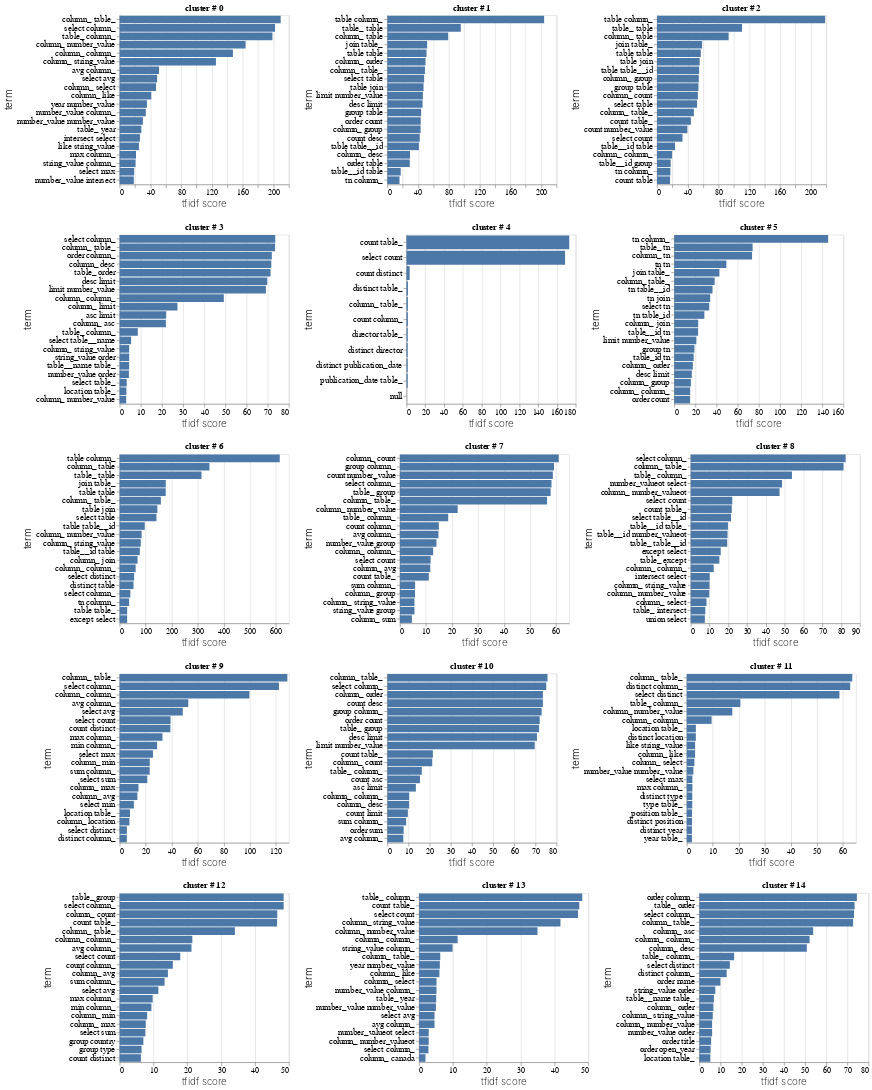

This figure's notebook cell:
### Code cell
charts = []
for i in range(len(np.unique(clustering_labels))):
    data = df_ngram_vis [df_ngram_vis.cluster_id == i]
    chart = alt.Chart(data).mark_bar().encode(
        x=alt.X('rank:Q', title='tfidf score', axis=alt.Axis(titleFontSize=15, titleFontWeight=200, labelFont='Avenir', labelFontSize=12)),
        y=alt.Y('term:N', sort='-x', axis=alt.Axis(titleFontSize=15, labelFontSize=13,titleFontWeight=300, titleFont='Avenir'))
    ).properties(title='cluster # '+ str(i), width=256, height=256)
    charts.append(chart)

len(charts)
alt.hconcat(*charts[0:3]) & alt.hconcat(*charts[3:6]) & alt.hconcat(*charts[6:9])  & alt.hconcat(*charts[9:12]) & alt.hconcat(*charts[12:15])

### Figure 1 — Vega-Lite specification as saved in the notebook (floating-point values rounded to 4 significant figures)
{"config": {"view": {"continuousWidth": 300, "continuousHeight": 300}}, "vconcat": [{"hconcat": [{"data": {"name": "data-98e5c525bb321a2a7c461840127f1659"}, "mark": {"type": "bar"}, "encoding": {"x": {"axis": {"labelFont": "Avenir", "labelFontSize": 12, "titleFontSize": 15, "titleFontWeight": 200}, "field": "rank", "title": "tfidf score", "type": "quantitative"}, "y": {"axis": {"labelFontSize": 13, "titleFont": "Avenir", "titleFontSize": 15, "titleFontWeight": 300}, "field": "term", "sort": "-x", "type": "nominal"}}, "height": 256, "title": "cluster # 0", "width": 256}, {"data": {"name": "data-63fb0deb631f9ab5d93c58b5b4565ce6"}, "mark": {"type": "bar"}, "encoding": {"x": {"axis": {"labelFont": "Avenir", "labelFontSize": 12, "titleFontSize": 15, "titleFontWeight": 200}, "field": "rank", "title": "tfidf score", "type": "quantitative"}, "y": {"axis": {"labelFontSize": 13, "titleFont": "Avenir", "titleFontSize": 15, "titleFontWeight": 300}, "field": "term", "sort": "-x", "type": "nominal"}}, "height": 256, "title": "cluster # 1", "width": 256}, {"data": {"name": "data-996949e95befb25325095c8b55242be6"}, "mark": {"type": "bar"}, "encoding": {"x": {"axis": {"labelFont": "Avenir", "labelFontSize": 12, "titleFontSize": 15, "titleFontWeight": 200}, "field": "rank", "title": "tfidf score", "type": "quantitative"}, "y": {"axis": {"labelFontSize": 13, "titleFont": "Avenir", "titleFontSize": 15, "titleFontWeight": 300}, "field": "term", "sort": "-x", "type": "nominal"}}, "height": 256, "title": "cluster # 2", "width": 256}]}, {"hconcat": [{"data": {"name": "data-a0bb56c9d6619096f53d9b161d63fca6"}, "mark": {"type": "bar"}, "encoding": {"x": {"axis": {"labelFont": "Avenir", "labelFontSize": 12, "titleFontSize": 15, "titleFontWeight": 200}, "field": "rank", "title": "tfidf score", "type": "quantitative"}, "y": {"axis": {"labelFontSize": 13, "titleFont": "Avenir", "titleFontSize": 15, "titleFontWeight": 300}, "field": "term", "sort": "-x", "type": "nominal"}}, "height": 256, "title": "cluster # 3", "width": 256}, {"data": {"name": "data-28801a813bd207a4d6228190abc11caf"}, "mark": {"type": "bar"}, "encoding": {"x": {"axis": {"labelFont": "Avenir", "labelFontSize": 12, "titleFontSize": 15, "titleFontWeight": 200}, "field": "rank", "title": "tfidf score", "type": "quantitative"}, "y": {"axis": {"labelFontSize": 13, "titleFont": "Avenir", "titleFontSize": 15, "titleFontWeight": 300}, "field": "term", "sort": "-x", "type": "nominal"}}, "height": 256, "title": "cluster # 4", "width": 256}, {"data": {"name": "data-382012702fe6816c5f5e7ff95b3ca17a"}, "mark": {"type": "bar"}, "encoding": {"x": {"axis": {"labelFont": "Avenir", "labelFontSize": 12, "titleFontSize": 15, "titleFontWeight": 200}, "field": "rank", "title": "tfidf score", "type": "quantitative"}, "y": {"axis": {"labelFontSize": 13, "titleFont": "Avenir", "titleFontSize": 15, "titleFontWeight": 300}, "field": "term", "sort": "-x", "type": "nominal"}}, "height": 256, "title": "cluster # 5", "width": 256}]}, {"hconcat": [{"data": {"name": "data-e793d0d15db05fad97f9d055e946db92"}, "mark": {"type": "bar"}, "encoding": {"x": {"axis": {"labelFont": "Avenir", "labelFontSize": 12, "titleFontSize": 15, "titleFontWeight": 200}, "field": "rank", "title": "tfidf score", "type": "quantitative"}, "y": {"axis": {"labelFontSize": 13, "titleFont": "Avenir", "titleFontSize": 15, "titleFontWeight": 300}, "field": "term", "sort": "-x", "type": "nominal"}}, "height": 256, "title": "cluster # 6", "width": 256}, {"data": {"name": "data-c70d6a2792fa8a149d69195ce226e61d"}, "mark": {"type": "bar"}, "encoding": {"x": {"axis": {"labelFont": "Avenir", "labelFontSize": 12, "titleFontSize": 15, "titleFontWeight": 200}, "field": "rank", "title": "tfidf score", "type": "quantitative"}, "y": {"axis": {"labelFontSize": 13, "titleFont": "Avenir", "titleFontSize": 15, "titleFontWeight": 300}, "field": "term", "sort": "-x", "type": "nominal"}}, "height": 256, "title": "cluster # 7", "width": 256}, {"data": {"name": "data-71b8ce5c77bad8e6e888c6923b1decf8"}, "mark": {"type": "bar"}, "encoding": {"x": {"axis": {"labelFont": "Avenir", "labelFontSize": 12, "titleFontSize": 15, "titleFontWeight": 200}, "field": "rank", "title": "tfidf score", "type": "quantitative"}, "y": {"axis": {"labelFontSize": 13, "titleFont": "Avenir", "titleFontSize": 15, "titleFontWeight": 300}, "field": "term", "sort": "-x", "type": "nominal"}}, "height": 256, "title": "cluster # 8", "width": 256}]}, {"hconcat": [{"data": {"name": "data-0f2d8933a6a99c5481dbe9cad24f904d"}, "mark": {"type": "bar"}, "encoding": {"x": {"axis": {"labelFont": "Avenir", "labelFontSize": 12, "titleFontSize": 15, "titleFontWeight": 200}, "field": "rank", "title": "tfidf score", "type": "quantitative"}, "y": {"axis": {"labelFontSize": 13, "titleFont": "Avenir", "titleFontSize": 15, "titleFontWeight": 300}, "field": "term", "sort": "-x", "type": "nominal"}}, "height": 256, "title": "cluster # 9", "width": 256}, {"data": {"name": "data-02489e18172046edf2807598c526f2f6"}, "mark": {"type": "bar"}, "encoding": {"x": {"axis": {"labelFont": "Avenir", "labelFontSize": 12, "titleFontSize": 15, "titleFontWeight": 200}, "field": "rank", "title": "tfidf score", "type": "quantitative"}, "y": {"axis": {"labelFontSize": 13, "titleFont": "Avenir", "titleFontSize": 15, "titleFontWeight": 300}, "field": "term", "sort": "-x", "type": "nominal"}}, "height": 256, "title": "cluster # 10", "width": 256}, {"data": {"name": "data-f762fd57a09f087c2fda35876cc2e2cc"}, "mark": {"type": "bar"}, "encoding": {"x": {"axis": {"labelFont": "Avenir", "labelFontSize": 12, "titleFontSize": 15, "titleFontWeight": 200}, "field": "rank", "title": "tfidf score", "type": "quantitative"}, "y": {"axis": {"labelFontSize": 13, "titleFont": "Avenir", "titleFontSize": 15, "titleFontWeight": 300}, "field": "term", "sort": "-x", "type": "nominal"}}, "height": 256, "title": "cluster # 11", "width": 256}]}, {"hconcat": [{"data": {"name": "data-0640617a0e66b404fb1b829f68e18e02"}, "mark": {"type": "bar"}, "encoding": {"x": {"axis": {"labelFont": "Avenir", "labelFontSize": 12, "titleFontSize": 15, "titleFontWeight": 200}, "field": "rank", "title": "tfidf score", "type": "quantitative"}, "y": {"axis": {"labelFontSize": 13, "titleFont": "Avenir", "titleFontSize": 15, "titleFontWeight": 300}, "field": "term", "sort": "-x", "type": "nominal"}}, "height": 256, "title": "cluster # 12", "width": 256}, {"data": {"name": "data-fccd509fd4a5a7c185aaf51afd0a61c5"}, "mark": {"type": "bar"}, "encoding": {"x": {"axis": {"labelFont": "Avenir", "labelFontSize": 12, "titleFontSize": 15, "titleFontWeight": 200}, "field": "rank", "title": "tfidf score", "type": "quantitative"}, "y": {"axis": {"labelFontSize": 13, "titleFont": "Avenir", "titleFontSize": 15, "titleFontWeight": 300}, "field": "term", "sort": "-x", "type": "nominal"}}, "height": 256, "title": "cluster # 13", "width": 256}, {"data": {"name": "data-f57917b3cad93f1483e9f1f22b981fc2"}, "mark": {"type": "bar"}, "encoding": {"x": {"axis": {"labelFont": "Avenir", "labelFontSize": 12, "titleFontSize": 15, "titleFontWeight": 200}, "field": "rank", "title": "tfidf score", "type": "quantitative"}, "y": {"axis": {"labelFontSize": 13, "titleFont": "Avenir", "titleFontSize": 15, "titleFontWeight": 300}, "field": "term", "sort": "-x", "type": "nominal"}}, "height": 256, "title": "cluster # 14", "width": 256}]}], "$schema": "https://vega.github.io/schema/vega-lite/v5.16.3.json", "datasets": {"data-98e5c525bb321a2a7c461840127f1659": [{"index": 163, "term": "column_ table_", "rank": 209.4, "cluster_id": 0}, {"index": 318, "term": "select column_", "rank": 202.0, "cluster_id": 0}, {"index": 360, "term": "table_ column_", "rank": 198.6, "cluster_id": 0}, {"index": 118, "term": "column_ number_value", "rank": 163.8, "cluster_id": 0}, {"index": 53, "term": "column_ column_", "rank": 147.3, "cluster_id": 0}, {"index": 157, "term": "column_ string_value", "rank": 125.2, "cluster_id": 0}, {"index": 2, "term": "avg column_", "rank": 51.23, "cluster_id": 0}, {"index": 317, "term": "select avg", "rank": 48.72, "cluster_id": 0}, {"index": 150, "term": "column_ select", "rank": 47.28, "cluster_id": 0}, {"index": 98, "term": "column_ like", "rank": 41.1, "cluster_id": 0}, {"index": 422, "term": "year number_value", "rank": 35.48, "cluster_id": 0}, {"index": 284, "term": "number_value column_", "rank": 34.07, "cluster_id": 0}, {"index": 290, "term": "number_value number_value", "rank": 30.26, "cluster_id": 0}, {"index": 383, "term": "table_ year", "rank": 28.19, "cluster_id": 0}, {"index": 229, "term": "intersect select", "rank": 26.42, "cluster_id": 0}, {"index": 258, "term": "like string_value", "rank": 25.1, "cluster_id": 0}, {"index": 276, "term": "max column_", "rank": 21.28, "cluster_id": 0}, {"index": 346, "term": "string_value column_", "rank": 20.65, "cluster_id": 0}, {"index": 323, "term": "select max", "rank": 18.81, "cluster_id": 0}, {"index": 288, "term": "number_value intersect", "rank": 18.42, "cluster_id": 0}], "data-63fb0deb631f9ab5d93c58b5b4565ce6": [{"index": 99, "term": "table column_", "rank": 203.9, "cluster_id": 1}, {"index": 124, "term": "table_ table", "rank": 95.46, "cluster_id": 1}, {"index": 20, "term": "column_ table", "rank": 79.1, "cluster_id": 1}, {"index": 54, "term": "join table_", "rank": 51.74, "cluster_id": 1}, {"index": 108, "term": "table table", "rank": 50.92, "cluster_id": 1}, {"index": 16, "term": "column_ order", "rank": 49.65, "cluster_id": 1}, {"index": 21, "term": "column_ table_", "rank": 48.88, "cluster_id": 1}, {"index": 88, "term": "select table", "rank": 47.83, "cluster_id": 1}, {"index": 105, "term": "table join", "rank": 47.08, "cluster_id": 1}, {"index": 67, "term": "limit number_value", "rank": 46.16, "cluster_id": 1}, {"index": 34, "term": "desc limit", "rank": 45.75, "cluster_id": 1}, {"index": 38, "term": "group table", "rank": 43.95, "cluster_id": 1}, {"index": 75, "term": "order count", "rank": 43.39, "cluster_id": 1}, {"index": 10, "term": "column_ group", "rank": 43.2, "cluster_id": 1}, {"index": 27, "term": "count desc", "rank": 42.07, "cluster_id": 1}, {"index": 111, "term": "table table__id", "rank": 41.01, "cluster_id": 1}, {"index": 9, "term": "column_ desc", "rank": 29.43, "cluster_id": 1}, {"index": 77, "term": "order table", "rank": 29.17, "cluster_id": 1}, {"index": 137, "term": "table__id table", "rank": 17.39, "cluster_id": 1}, {"index": 164, "term": "tn column_", "rank": 15.79, "cluster_id": 1}], "data-996949e95befb25325095c8b55242be6": [{"index": 142, "term": "table column_", "rank": 218.6, "cluster_id": 2}, {"index": 165, "term": "table_ table", "rank": 110.5, "cluster_id": 2}, {"index": 49, "term": "column_ table", "rank": 93.13, "cluster_id": 2}, {"index": 98, "term": "join table_", "rank": 58.58, "cluster_id": 2}, {"index": 153, "term": "table table", "rank": 56.9, "cluster_id": 2}, {"index": 150, "term": "table join", "rank": 55.4, "cluster_id": 2}, {"index": 155, "term": "table table__id", "rank": 54.7, "cluster_id": 2}, {"index": 26, "term": "column_ group", "rank": 54.25, "cluster_id": 2}, {"index": 82, "term": "group table", "rank": 53.85, "cluster_id": 2}, {"index": 18, "term": "column_ count", "rank": 53.1, "cluster_id": 2}, {"index": 133, "term": "select table", "rank": 52.01, "cluster_id": 2}, {"index": 50, "term": "column_ table_", "rank": 47.9, "cluster_id": 2}, {"index": 69, "term": "count table_", "rank": 44.06, "cluster_id": 2}, {"index": 66, "term": "count number_value", "rank": 39.5, "cluster_id": 2}, {"index": 127, "term": "select count", "rank": 33.1, "cluster_id": 2}, {"index": 176, "term": "table__id table", "rank": 23.44, "cluster_id": 2}, {"index": 15, "term": "column_ column_", "rank": 19.54, "cluster_id": 2}, {"index": 172, "term": "table__id group", "rank": 17.75, "cluster_id": 2}, {"index": 194, "term": "tn column_", "rank": 17.34, "cluster_id": 2}, {"index": 68, "term": "count table", "rank": 16.91, "cluster_id": 2}], "data-a0bb56c9d6619096f53d9b161d63fca6": [{"index": 38, "term": "select column_", "rank": 73.57, "cluster_id": 3}, {"index": 13, "term": "column_ table_", "rank": 73.48, "cluster_id": 3}, {"index": 27, "term": "order column_", "rank": 71.94, "cluster_id": 3}, {"index": 6, "term": "column_ desc", "rank": 71.7, "cluster_id": 3}, {"index": 54, "term": "table_ order", "rank": 71.34, "cluster_id": 3}, {"index": 18, "term": "desc limit", "rank": 69.78, "cluster_id": 3}, {"index": 21, "term": "limit number_value", "rank": 69.15, "cluster_id": 3}, {"index": 4, "term": "column_ column_", "rank": 49.25, "cluster_id": 3}, {"index": 7, "term": "column_ limit", "rank": 27.33, "cluster_id": 3}, {"index": 2, "term": "asc limit", "rank": 22.01, "cluster_id": 3}, {"index": 3, "term": "column_ asc", "rank": 21.86, "cluster_id": 3}, {"index": 52, "term": "table_ column_", "rank": 8.589, "cluster_id": 3}, {"index": 47, "term": "select table__name", "rank": 5.406, "cluster_id": 3}, {"index": 12, "term": "column_ string_value", "rank": 4.518, "cluster_id": 3}, {"index": 50, "term": "string_value order", "rank": 4.518, "cluster_id": 3}, {"index": 62, "term": "table__name table_", "rank": 4.48, "cluster_id": 3}, {"index": 25, "term": "number_value order", "rank": 4.379, "cluster_id": 3}, {"index": 44, "term": "select table_", "rank": 3.331, "cluster_id": 3}, {"index": 22, "term": "location table_", "rank": 3.189, "cluster_id": 3}, {"index": 10, "term": "column_ number_value", "rank": 3.102, "cluster_id": 3}], "data-28801a813bd207a4d6228190abc11caf": [{"index": 3.0, "term": "count table_", "rank": 173.1, "cluster_id": 4}, {"index": 9.0, "term": "select count", "rank": 168.6, "cluster_id": 4}, {"index": 2.0, "term": "count distinct", "rank": 3.314, "cluster_id": 4}, {"index": 7.0, "term": "distinct table_", "rank": 1.514, "cluster_id": 4}, {"index": 0.0, "term": "column_ table_", "rank": 1.402, "cluster_id": 4}, {"index": 1.0, "term": "count column_", "rank": 1.402, "cluster_id": 4}, {"index": 4.0, "term": "director table_", "rank": 1.207, "cluster_id": 4}, {"index": 5.0, "term": "distinct director", "rank": 1.207, "cluster_id": 4}, {"index": 6.0, "term": "distinct publication_date", "rank": 1.207, "cluster_id": 4}, {"index": 8.0, "term": "publication_date table_", "rank": 1.207, "cluster_id": 4}, {"index": NaN, "term": null, "rank": null, "cluster_id": 4}, {"index": NaN, "term": null, "rank": null, "cluster_id": 4}, {"index": NaN, "term": null, "rank": null, "cluster_id": 4}, {"index": NaN, "term": null, "rank": null, "cluster_id": 4}, {"index": NaN, "term": null, "rank": null, "cluster_id": 4}, {"index": NaN, "term": null, "rank": null, "cluster_id": 4}, {"index": NaN, "term": null, "rank": null, "cluster_id": 4}, {"index": NaN, "term": null, "rank": null, "cluster_id": 4}, {"index": NaN, "term": null, "rank": null, "cluster_id": 4}, {"index": NaN, "term": null, "rank": null, "cluster_id": 4}], "data-382012702fe6816c5f5e7ff95b3ca17a": [{"index": 216, "term": "tn column_", "rank": 145.6, "cluster_id": 5}, {"index": 179, "term": "table_ tn", "rank": 74.12, "cluster_id": 5}, {"index": 72, "term": "column_ tn", "rank": 73.59, "cluster_id": 5}, {"index": 224, "term": "tn tn", "rank": 49.32, "cluster_id": 5}, {"index": 110, "term": "join table_", "rank": 42.72, "cluster_id": 5}, {"index": 67, "term": "column_ table_", "rank": 38.25, "cluster_id": 5}, {"index": 220, "term": "tn table__id", "rank": 36.2, "cluster_id": 5}, {"index": 218, "term": "tn join", "rank": 33.99, "cluster_id": 5}, {"index": 165, "term": "select tn", "rank": 33.09, "cluster_id": 5}, {"index": 222, "term": "tn table_id", "rank": 28.5, "cluster_id": 5}, {"index": 40, "term": "column_ join", "rank": 22.66, "cluster_id": 5}, {"index": 193, "term": "table__id tn", "rank": 22.62, "cluster_id": 5}, {"index": 125, "term": "limit number_value", "rank": 20.94, "cluster_id": 5}, {"index": 101, "term": "group tn", "rank": 19.12, "cluster_id": 5}, {"index": 206, "term": "table_id tn", "rank": 18.41, "cluster_id": 5}, {"index": 56, "term": "column_ order", "rank": 17.59, "cluster_id": 5}, {"index": 95, "term": "desc limit", "rank": 16.64, "cluster_id": 5}, {"index": 34, "term": "column_ group", "rank": 15.77, "cluster_id": 5}, {"index": 19, "term": "column_ column_", "rank": 15.07, "cluster_id": 5}, {"index": 143, "term": "order count", "rank": 15.01, "cluster_id": 5}], "data-e793d0d15db05fad97f9d055e946db92": [{"index": 411, "term": "table column_", "rank": 615.0, "cluster_id": 6}, {"index": 199, "term": "column_ table", "rank": 345.0, "cluster_id": 6}, {"index": 455, "term": "table_ table", "rank": 314.4, "cluster_id": 6}, {"index": 288, "term": "join table_", "rank": 177.3, "cluster_id": 6}, {"index": 425, "term": "table table", "rank": 177.0, "cluster_id": 6}, {"index": 200, "term": "column_ table_", "rank": 158.4, "cluster_id": 6}, {"index": 421, "term": "table join", "rank": 144.9, "cluster_id": 6}, {"index": 386, "term": "select table", "rank": 141.4, "cluster_id": 6}, {"index": 432, "term": "table table__id", "rank": 96.53, "cluster_id": 6}, {"index": 142, "term": "column_ number_value", "rank": 84.43, "cluster_id": 6}, {"index": 193, "term": "column_ string_value", "rank": 81.05, "cluster_id": 6}, {"index": 485, "term": "table__id table", "rank": 77.6, "cluster_id": 6}, {"index": 106, "term": "column_ join", "rank": 68.83, "cluster_id": 6}, {"index": 51, "term": "column_ column_", "rank": 61.44, "cluster_id": 6}, {"index": 382, "term": "select distinct", "rank": 55.59, "cluster_id": 6}, {"index": 251, "term": "distinct table", "rank": 53.26, "cluster_id": 6}, {"index": 380, "term": "select column_", "rank": 41.22, "cluster_id": 6}, {"index": 531, "term": "tn column_", "rank": 36.25, "cluster_id": 6}, {"index": 426, "term": "table table_", "rank": 28.93, "cluster_id": 6}, {"index": 257, "term": "except select", "rank": 28.87, "cluster_id": 6}], "data-c70d6a2792fa8a149d69195ce226e61d": [{"index": 5, "term": "column_ count", "rank": 61.02, "cluster_id": 7}, {"index": 35, "term": "group column_", "rank": 59.19, "cluster_id": 7}, {"index": 16, "term": "count number_value", "rank": 58.74, "cluster_id": 7}, {"index": 71, "term": "select column_", "rank": 58.22, "cluster_id": 7}, {"index": 85, "term": "table_ group", "rank": 57.89, "cluster_id": 7}, {"index": 12, "term": "column_ table_", "rank": 56.52, "cluster_id": 7}, {"index": 8, "term": "column_ number_value", "rank": 22.19, "cluster_id": 7}, {"index": 83, "term": "table_ column_", "rank": 18.55, "cluster_id": 7}, {"index": 14, "term": "count column_", "rank": 14.95, "cluster_id": 7}, {"index": 0, "term": "avg column_", "rank": 14.82, "cluster_id": 7}, {"index": 62, "term": "number_value group", "rank": 14.04, "cluster_id": 7}, {"index": 4, "term": "column_ column_", "rank": 12.78, "cluster_id": 7}, {"index": 72, "term": "select count", "rank": 11.79, "cluster_id": 7}, {"index": 3, "term": "column_ avg", "rank": 11.67, "cluster_id": 7}, {"index": 19, "term": "count table_", "rank": 11.1, "cluster_id": 7}, {"index": 82, "term": "sum column_", "rank": 5.851, "cluster_id": 7}, {"index": 7, "term": "column_ group", "rank": 5.811, "cluster_id": 7}, {"index": 10, "term": "column_ string_value", "rank": 5.592, "cluster_id": 7}, {"index": 81, "term": "string_value group", "rank": 5.592, "cluster_id": 7}, {"index": 11, "term": "column_ sum", "rank": 4.615, "cluster_id": 7}], "data-71b8ce5c77bad8e6e888c6923b1decf8": [{"index": 58, "term": "select column_", "rank": 82.4, "cluster_id": 8}, {"index": 22, "term": "column_ table_", "rank": 81.27, "cluster_id": 8}, {"index": 77, "term": "table_ column_", "rank": 53.82, "cluster_id": 8}, {"index": 55, "term": "number_valueot select", "rank": 48.55, "cluster_id": 8}, {"index": 17, "term": "column_ number_valueot", "rank": 47.24, "cluster_id": 8}, {"index": 59, "term": "select count", "rank": 22.1, "cluster_id": 8}, {"index": 32, "term": "count table_", "rank": 21.83, "cluster_id": 8}, {"index": 68, "term": "select table__id", "rank": 21.42, "cluster_id": 8}, {"index": 100, "term": "table__id table_", "rank": 19.8, "cluster_id": 8}, {"index": 98, "term": "table__id number_valueot", "rank": 19.57, "cluster_id": 8}, {"index": 85, "term": "table_ table__id", "rank": 19.41, "cluster_id": 8}, {"index": 38, "term": "except select", "rank": 15.95, "cluster_id": 8}, {"index": 78, "term": "table_ except", "rank": 15.23, "cluster_id": 8}, {"index": 5, "term": "column_ column_", "rank": 12.22, "cluster_id": 8}, {"index": 41, "term": "intersect select", "rank": 10.07, "cluster_id": 8}, {"index": 21, "term": "column_ string_value", "rank": 9.975, "cluster_id": 8}, {"index": 16, "term": "column_ number_value", "rank": 9.825, "cluster_id": 8}, {"index": 19, "term": "column_ select", "rank": 8.377, "cluster_id": 8}, {"index": 80, "term": "table_ intersect", "rank": 7.749, "cluster_id": 8}, {"index": 111, "term": "union select", "rank": 7.501, "cluster_id": 8}], "data-0f2d8933a6a99c5481dbe9cad24f904d": [{"index": 31, "term": "column_ table_", "rank": 128.9, "cluster_id": 9}, {"index": 168, "term": "select column_", "rank": 122.4, "cluster_id": 9}, {"index": 23, "term": "column_ column_", "rank": 99.7, "cluster_id": 9}, {"index": 10, "term": "avg column_", "rank": 52.76, "cluster_id": 9}, {"index": 167, "term": "select avg", "rank": 48.48, "cluster_id": 9}, {"index": 169, "term": "select count", "rank": 39.11, "cluster_id": 9}, {"index": 35, "term": "count distinct", "rank": 38.99, "cluster_id": 9}, {"index": 142, "term": "max column_", "rank": 32.91, "cluster_id": 9}, {"index": 144, "term": "min column_", "rank": 28.78, "cluster_id": 9}, {"index": 171, "term": "select max", "rank": 25.59, "cluster_id": 9}, {"index": 27, "term": "column_ min", "rank": 23.16, "cluster_id": 9}, {"index": 187, "term": "sum column_", "rank": 23.1, "cluster_id": 9}, {"index": 173, "term": "select sum", "rank": 21.24, "cluster_id": 9}, {"index": 26, "term": "column_ max", "rank": 14.5, "cluster_id": 9}, {"index": 22, "term": "column_ avg", "rank": 13.63, "cluster_id": 9}, {"index": 172, "term": "select min", "rank": 10.93, "cluster_id": 9}, {"index": 140, "term": "location table_", "rank": 7.949, "cluster_id": 9}, {"index": 25, "term": "column_ location", "rank": 7.53, "cluster_id": 9}, {"index": 170, "term": "select distinct", "rank": 5.557, "cluster_id": 9}, {"index": 59, "term": "distinct column_", "rank": 5.557, "cluster_id": 9}], "data-02489e18172046edf2807598c526f2f6": [{"index": 17, "term": "column_ table_", "rank": 75.72, "cluster_id": 10}, {"index": 67, "term": "select column_", "rank": 75.12, "cluster_id": 10}, {"index": 13, "term": "column_ order", "rank": 73.53, "cluster_id": 10}, {"index": 21, "term": "count desc", "rank": 73.53, "cluster_id": 10}, {"index": 28, "term": "group column_", "rank": 72.95, "cluster_id": 10}, {"index": 56, "term": "order count", "rank": 72.04, "cluster_id": 10}, {"index": 84, "term": "table_ group", "rank": 71.72, "cluster_id": 10}, {"index": 26, "term": "desc limit", "rank": 70.73, "cluster_id": 10}, {"index": 44, "term": "limit number_value", "rank": 69.67, "cluster_id": 10}, {"index": 24, "term": "count table_", "rank": 21.52, "cluster_id": 10}, {"index": 7, "term": "column_ count", "rank": 21.23, "cluster_id": 10}, {"index": 82, "term": "table_ column_", "rank": 16.28, "cluster_id": 10}, {"index": 19, "term": "count asc", "rank": 15.42, "cluster_id": 10}, {"index": 0, "term": "asc limit", "rank": 13.49, "cluster_id": 10}, {"index": 6, "term": "column_ column_", "rank": 10.32, "cluster_id": 10}, {"index": 8, "term": "column_ desc", "rank": 10.3, "cluster_id": 10}, {"index": 22, "term": "count limit", "rank": 9.704, "cluster_id": 10}, {"index": 80, "term": "sum column_", "rank": 8.879, "cluster_id": 10}, {"index": 58, "term": "order sum", "rank": 7.717, "cluster_id": 10}, {"index": 1, "term": "avg column_", "rank": 7.549, "cluster_id": 10}], "data-f762fd57a09f087c2fda35876cc2e2cc": [{"index": 10, "term": "column_ table_", "rank": 63.57, "cluster_id": 11}, {"index": 14, "term": "distinct column_", "rank": 62.78, "cluster_id": 11}, {"index": 29, "term": "select distinct", "rank": 58.64, "cluster_id": 11}, {"index": 31, "term": "table_ column_", "rank": 20.6, "cluster_id": 11}, {"index": 8, "term": "column_ number_value", "rank": 17.5, "cluster_id": 11}, {"index": 2, "term": "column_ column_", "rank": 9.538, "cluster_id": 11}, {"index": 24, "term": "location table_", "rank": 3.488, "cluster_id": 11}, {"index": 15, "term": "distinct location", "rank": 3.488, "cluster_id": 11}, {"index": 22, "term": "like string_value", "rank": 3.2, "cluster_id": 11}, {"index": 7, "term": "column_ like", "rank": 3.2, "cluster_id": 11}, {"index": 9, "term": "column_ select", "rank": 2.924, "cluster_id": 11}, {"index": 26, "term": "number_value number_value", "rank": 2.551, "cluster_id": 11}, {"index": 30, "term": "select max", "rank": 2.154, "cluster_id": 11}, {"index": 25, "term": "max column_", "rank": 2.154, "cluster_id": 11}, {"index": 18, "term": "distinct type", "rank": 2.098, "cluster_id": 11}, {"index": 37, "term": "type table_", "rank": 2.098, "cluster_id": 11}, {"index": 27, "term": "position table_", "rank": 2.021, "cluster_id": 11}, {"index": 16, "term": "distinct position", "rank": 2.021, "cluster_id": 11}, {"index": 19, "term": "distinct year", "rank": 1.982, "cluster_id": 11}, {"index": 39, "term": "year table_", "rank": 1.982, "cluster_id": 11}], "data-0640617a0e66b404fb1b829f68e18e02": [{"index": 173, "term": "table_ group", "rank": 48.47, "cluster_id": 12}, {"index": 164, "term": "select column_", "rank": 48.46, "cluster_id": 12}, {"index": 6, "term": "column_ count", "rank": 46.57, "cluster_id": 12}, {"index": 21, "term": "count table_", "rank": 46.52, "cluster_id": 12}, {"index": 14, "term": "column_ table_", "rank": 34.05, "cluster_id": 12}, {"index": 5, "term": "column_ column_", "rank": 21.48, "cluster_id": 12}, {"index": 0, "term": "avg column_", "rank": 21.23, "cluster_id": 12}, {"index": 165, "term": "select count", "rank": 17.9, "cluster_id": 12}, {"index": 17, "term": "count column_", "rank": 15.72, "cluster_id": 12}, {"index": 3, "term": "column_ avg", "rank": 14.27, "cluster_id": 12}, {"index": 171, "term": "sum column_", "rank": 13.28, "cluster_id": 12}, {"index": 163, "term": "select avg", "rank": 11.44, "cluster_id": 12}, {"index": 156, "term": "max column_", "rank": 9.758, "cluster_id": 12}, {"index": 157, "term": "min column_", "rank": 9.384, "cluster_id": 12}, {"index": 9, "term": "column_ min", "rank": 8.131, "cluster_id": 12}, {"index": 8, "term": "column_ max", "rank": 7.714, "cluster_id": 12}, {"index": 168, "term": "select sum", "rank": 7.609, "cluster_id": 12}, {"index": 65, "term": "group country", "rank": 7.009, "cluster_id": 12}, {"index": 153, "term": "group type", "rank": 6.483, "cluster_id": 12}, {"index": 18, "term": "count distinct", "rank": 6.284, "cluster_id": 12}], "data-fccd509fd4a5a7c185aaf51afd0a61c5": [{"index": 74, "term": "table_ column_", "rank": 48.22, "cluster_id": 13}, {"index": 41, "term": "count table_", "rank": 47.34, "cluster_id": 13}, {"index": 68, "term": "select count", "rank": 46.95, "cluster_id": 13}, {"index": 35, "term": "column_ string_value", "rank": 41.78, "cluster_id": 13}, {"index": 24, "term": "column_ number_value", "rank": 34.99, "cluster_id": 13}, {"index": 10, "term": "column_ column_", "rank": 11.39, "cluster_id": 13}, {"index": 71, "term": "string_value column_", "rank": 9.907, "cluster_id": 13}, {"index": 37, "term": "column_ table_", "rank": 6.259, "cluster_id": 13}, {"index": 83, "term": "year number_value", "rank": 6.135, "cluster_id": 13}, {"index": 19, "term": "column_ like", "rank": 6.014, "cluster_id": 13}, {"index": 34, "term": "column_ select", "rank": 5.151, "cluster_id": 13}, {"index": 58, "term": "number_value column_", "rank": 5.144, "cluster_id": 13}, {"index": 78, "term": "table_ year", "rank": 5.062, "cluster_id": 13}, {"index": 59, "term": "number_value number_value", "rank": 4.978, "cluster_id": 13}, {"index": 66, "term": "select avg", "rank": 4.563, "cluster_id": 13}, {"index": 0, "term": "avg column_", "rank": 4.563, "cluster_id": 13}, {"index": 62, "term": "number_valueot select", "rank": 2.849, "cluster_id": 13}, {"index": 28, "term": "column_ number_valueot", "rank": 2.849, "cluster_id": 13}, {"index": 67, "term": "select column_", "rank": 2.773, "cluster_id": 13}, {"index": 5, "term": "column_ canada", "rank": 1.892, "cluster_id": 13}], "data-f57917b3cad93f1483e9f1f22b981fc2": [{"index": 40, "term": "order column_", "rank": 74.49, "cluster_id": 14}, {"index": 118, "term": "table_ order", "rank": 73.4, "cluster_id": 14}, {"index": 103, "term": "select column_", "rank": 73.12, "cluster_id": 14}, {"index": 14, "term": "column_ table_", "rank": 72.72, "cluster_id": 14}, {"index": 2, "term": "column_ asc", "rank": 53.81, "cluster_id": 14}, {"index": 4, "term": "column_ column_", "rank": 52.12, "cluster_id": 14}, {"index": 6, "term": "column_ desc", "rank": 50.81, "cluster_id": 14}, {"index": 117, "term": "table_ column_", "rank": 16.44, "cluster_id": 14}, {"index": 105, "term": "select distinct", "rank": 14.42, "cluster_id": 14}, {"index": 22, "term": "distinct column_", "rank": 12.93, "cluster_id": 14}, {"index": 73, "term": "order name", "rank": 9.97, "cluster_id": 14}, {"index": 116, "term": "string_value order", "rank": 7.558, "cluster_id": 14}, {"index": 121, "term": "table__name table_", "rank": 6.892, "cluster_id": 14}, {"index": 11, "term": "column_ order", "rank": 6.624, "cluster_id": 14}, {"index": 13, "term": "column_ string_value", "rank": 6.332, "cluster_id": 14}, {"index": 9, "term": "column_ number_value", "rank": 6.044, "cluster_id": 14}, {"index": 30, "term": "number_value order", "rank": 6.044, "cluster_id": 14}, {"index": 95, "term": "order title", "rank": 5.584, "cluster_id": 14}, {"index": 75, "term": "order open_year", "rank": 5.319, "cluster_id": 14}, {"index": 29, "term": "location table_", "rank": 5.211, "cluster_id": 14}]}}
